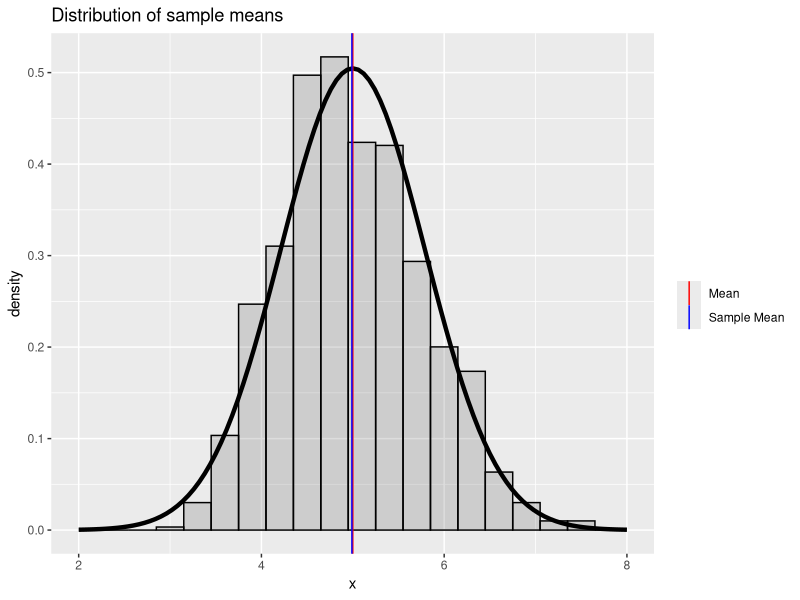

This chart was generated by the following R code:
## ---- chunk 1
# For reproducible results
set.seed(1)

lambda <- 0.2

# The number of simulations
nosim <- 1000

# Sample size
n <- 40

# Generate matrix with 1000 rows and 40 columns and then calculate mean of each column
dat <- apply(matrix(data = rexp(nosim * n, rate = lambda), nrow = nosim), 1, mean)
# The sample mean
m <- mean(dat)
## ---- chunk 2
var <- var(dat)
## ---- chunk 3
# Convert data for plot to data.frame
dat <- data.frame(x = dat)

library(ggplot2)

# Create plot of distribution of sample means
g <- ggplot(dat, aes(x = x)) + 
        geom_histogram(alpha = .20, binwidth=.3, colour = "black", aes(y = ..density..)) + 
        xlim(c(2, 8)) + labs(title = "Distribution of sample means")
g <- g + stat_function(fun = dnorm, size = 1.5, args = list(mean = 1/lambda, sd = 1/lambda/sqrt(n)))
g <- g + geom_vline(aes(xintercept = 5, colour = "Mean")) + 
        geom_vline(aes(xintercept = m, colour = "Sample Mean")) +
        scale_colour_manual("", breaks=c("Mean", "Sample Mean"), 
                            values=c("Mean" = "red","Sample Mean" = "blue"))
g

